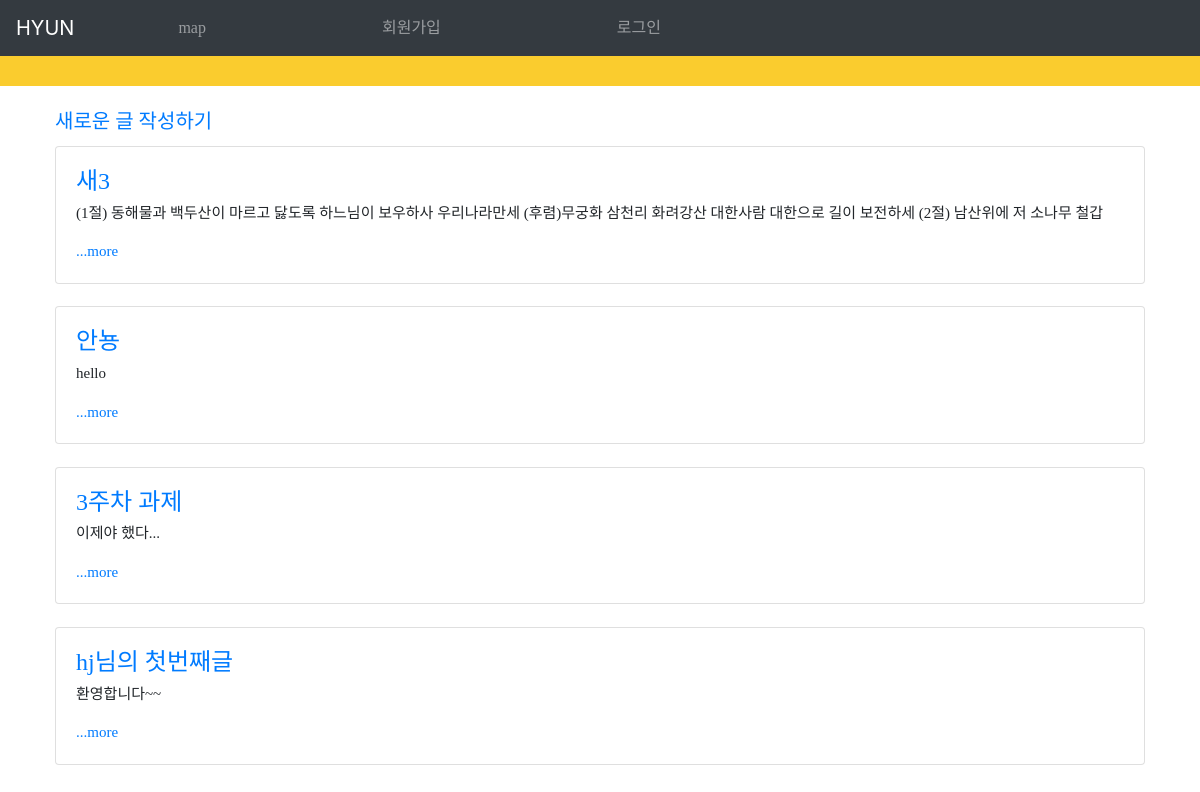
Before: / with the older database file.
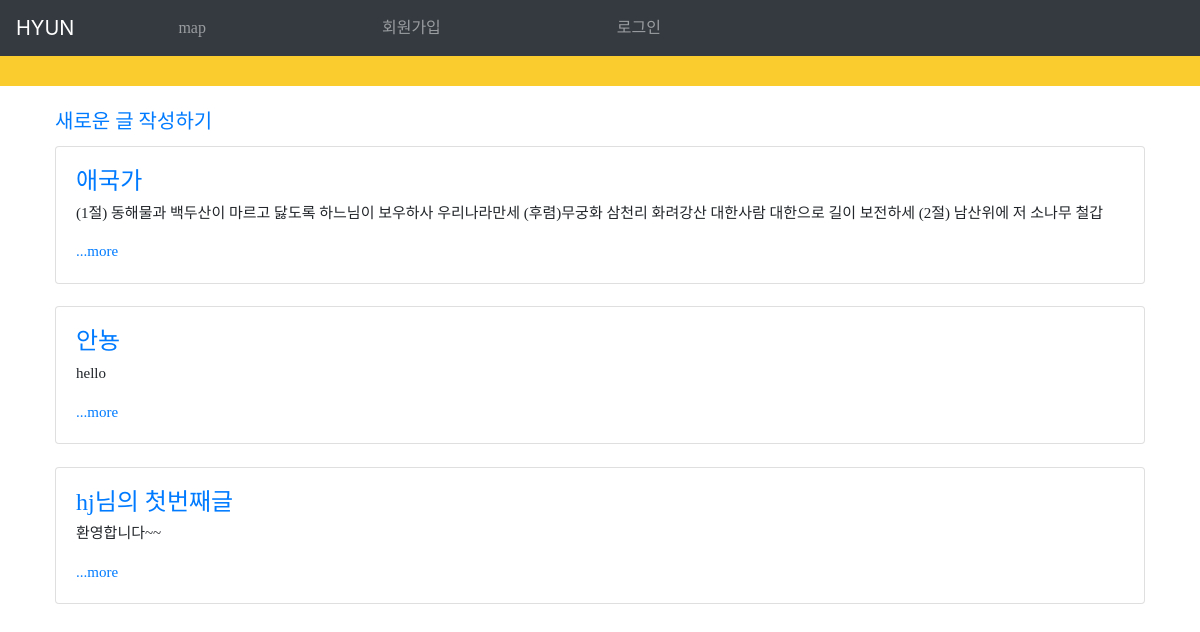
After: the same page with the newer database file.
### mblog/models.py (models this page shows, shortened)
class Blog(models.Model):
    title = models.CharField(max_length=100)
    body = models.TextField()
    update_date = models.DateTimeField(auto_now=True)
    def summary(self):
        return self.body[:100]

### mblog/views.py (the view)
# urls.py: path('', mblog.views.show, name='show'),
def show(request):
    boards = Blog.objects.all()
    return render(request, 'show.html', {'boards': boards})

### mblog/templates/show.html (shortened to what this page needs)
<!DOCTYPE html>
<html>
    <head>
    </head>
    <body>
        {% extends 'base.html' %}
        {% load staticfiles %}
        {% block content %}
        <div class="container">
            <div class="new">
                <a href="{% url 'post' %}">새로운 글 작성하기</a>
            </div>
            <div class="text">
                {% for board in boards.all %}
                <div class="card">
                    <div class="card-body">
                        <a href="{% url 'detail' board.id %}"><h4 class="card-title">{{board.title}}</h4></a>
                      <p class="card-text">{{board.summary}}</p>
                      <a href="{% url 'detail' board.id %}"  class="card-link">...more</a>
                    </div>
                </div>
                <br>
                {% endfor %}
            </div>
        </div>
        {% endblock %}

Changed rows visible on the page:
removed Blog: title "3주차 과제", summary "이제야 했다..."
changed Blog: title "새3" → "애국가"
